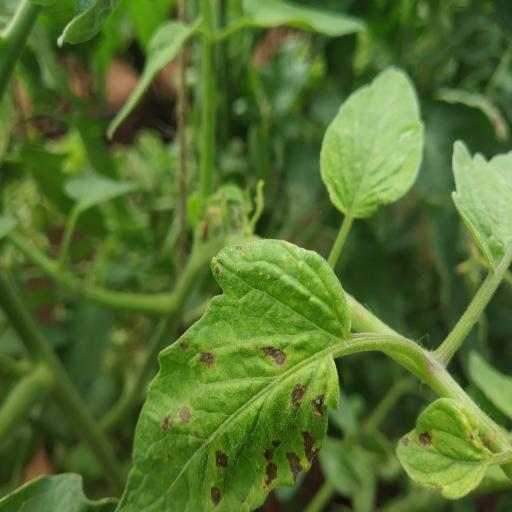
#> input picture Disease_Monitoring/backend/data/observations/CASE-052394AA/OBS-10189BCA1F.jpg, 512 x 512 px
$ python -i image_quality.py   (imports and definitions only)   (older library calls are emulated)
#> lines starting #> are read from the running program, lines starting #| are printed output that depends on the picture; after the words box and inside, x2 and y2 are one past the last pixel; in counts of white or black regions, pixels touching at a corner belong together
#> further down, picture is the input picture: shape (512, 512, 3); mean B, G, R 47.5, 112.6, 85.1
"""Client-side image quality heuristics (OpenCV) — advisory only, not a gate."""

from __future__ import annotations

import io
from typing import Any, Dict, Literal

import cv2
import numpy as np
from PIL import Image

CheckStatus = Literal["pass", "warn", "fail"]

BLUR_FAIL = 40.0
BLUR_WARN = 90.0
BRIGHT_LOW = 50.0
BRIGHT_HIGH = 210.0
MIN_SIDE_PX = 480
SUBJECT_FILL_WARN = 0.10


# [9 lines left out: function _load_bgr, not called in this run]


def _blur_score(gray: np.ndarray) -> float:
    return float(cv2.Laplacian(gray, cv2.CV_64F).var())


def _brightness_score(gray: np.ndarray) -> float:
    return float(np.mean(gray))


def _subject_fill_ratio(bgr: np.ndarray) -> float:
    """Rough share of frame occupied by a saturated subject (proxy for distance)."""
    h, w = bgr.shape[:2]
#> h = 512; w = 512
    target_w = 320
    target_h = max(1, int(target_w * h / w))
#> target_h = 320
    small = cv2.resize(bgr, (target_w, target_h))
    hsv = cv2.cvtColor(small, cv2.COLOR_BGR2HSV)
#> hsv: shape (320, 320, 3); mean H, S, V 42.8, 153.5, 113
    sat = hsv[:, :, 1]
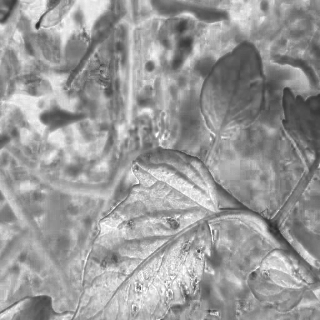
#> sat: shape (320, 320); min 41, max 255, mean 153.5
    val = hsv[:, :, 2]
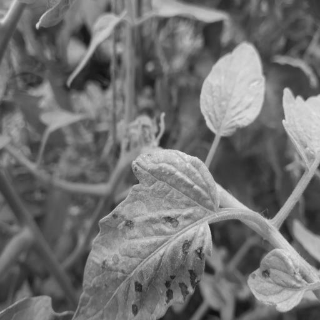
#> val: shape (320, 320); min 15, max 232, mean 113
    mask = ((sat > 30) & (val > 35) & (val < 250)).astype(np.uint8) * 255
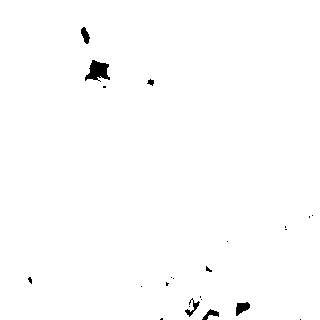
#> mask: shape (320, 320); 99.2% white; 23 black regions (17 under 20 px), largest, box (x1, y1, x2, y2) and area: (85, 60, 110, 82) 325, (236, 302, 250, 316) 124, (81, 27, 90, 44) 90, (185, 298, 200, 317) 85, (202, 309, 219, 320) 82, (147, 79, 154, 86) 30
    kernel = np.ones((5, 5), np.uint8)
    mask = cv2.morphologyEx(mask, cv2.MORPH_CLOSE, kernel)
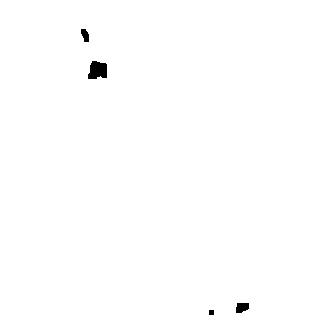
#> mask: shape (320, 320); 99.5% white; 4 black regions, box (x1, y1, x2, y2) and area: (88, 61, 107, 79) 277, (236, 303, 249, 313) 109, (81, 29, 89, 42) 76, (209, 310, 214, 315) 25
    contours, _ = cv2.findContours(mask, cv2.RETR_EXTERNAL, cv2.CHAIN_APPROX_SIMPLE)
#> contours = [[[0, 0], [0, 319], [319, 319], [319, 0]]]
    if not contours:
        return 0.0
    largest = max(cv2.contourArea(c) for c in contours)
#> largest = 101761
    return float(largest / (target_w * target_h))


# [98 lines left out: functions _check_item, analyze_image_quality, not called in this run]

>>> import cv2
>>> picture = cv2.imread('../data/observations/CASE-052394AA/OBS-10189BCA1F.jpg')
>>> result = _subject_fill_ratio(picture)
#> result = 0.994
